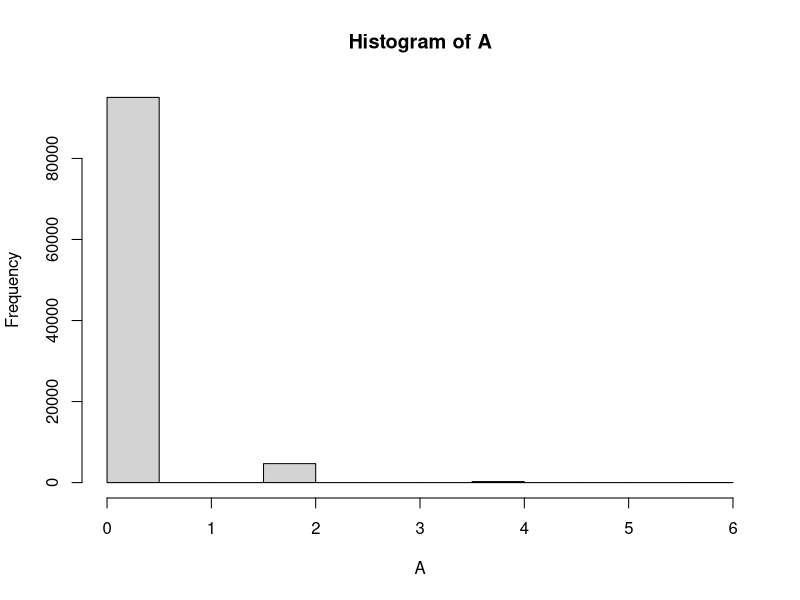

The R source for this figure: (Note: this script raises an error after producing the figure.)
# Assignment 4 - MATH 377
# PROBLEM 1
# Twenty dice (six sided) thrown find prob
# of sum of numbers equal to exactly 70

A = matrix(NA, nrow=20, ncol=1e4)
A[1,] = sample(1:6, 1e4, replace=TRUE)

# Writing script to loop to "quickly" fill rows of A
# from row 2 to row 20

for (i in 2:20){
  A[i,] = sample(1:6, 1e4, replace=TRUE)
}

# Creating vector that will sum the column at position i
s = matrix(NA, nrow=1, ncol=1e4)
for(i in 1:1e4){
  s[i] = sum(A[,i])
}

# summing only if the coordinate in the vector is 70
#diving by 1e4 to get prob
prob = sum(s==70)/1e4

# PROBLEM 2
# Geometric distribution X is the waiting time.

# Problematic loop since the first
# success could potentially occur on on the 11th or above
# Since this loop is only being done 10 times.
x=0
for (i in 1:10) {
  if(runif(1) < 0.5){
    x = x+ 1
  } else {
    break
  }
  x = x + 1
}


# While loop geometric to try to fix the approx
# loop for geometric distribution
x = 0
while (TRUE) {
  if(runif(1) < 0.5){
    x = x+ 1
  } else {
    break
  }
  x = x + 1
}

# use ideas from previous problems to generate 1e5
# samples from a geometric(1/2)

# geometric function
geometric = function(p){
  
  x = 0
  
  while (TRUE) {
    if(runif(1) > p){
      x = x+ 1
    } else {
      break
    }
    x = x + 1
  }
  
  return(x)
}
# sampling from geometric
A = matrix(NA, nrow=1, ncol=1e5)
for (i in 1:1e5){
  A[i] = geometric(0.95)
}

hist(A)


# Looping through filling in the matrix with sampels from
# the geom function with p = 1/2
A = matrix(NA, nrow=1, ncol=1e5)
for( i in 1:1e5){
  A[i] = geom(1/2)
}

hist(A)




